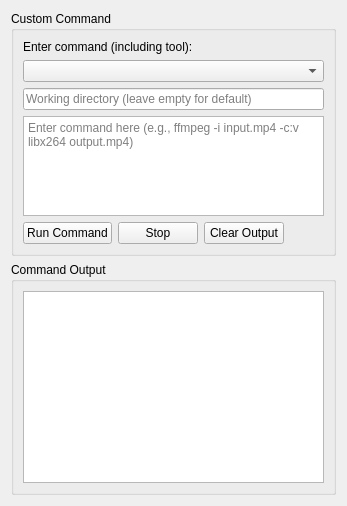
      <widget class="QWidget" name="tabCustom">
       <attribute name="title">
        <string>Custom</string>
       </attribute>
       <layout class="QVBoxLayout" name="verticalLayout_Custom">
        <item>
         <widget class="QGroupBox" name="groupBoxCustomInput">
          <property name="title">
           <string>Custom Command</string>
          </property>
          <layout class="QVBoxLayout" name="verticalLayout_CustomInput">
           <item>
            <widget class="QLabel" name="labelCustomCommand">
             <property name="text">
              <string>Enter command (including tool):</string>
             </property>
            </widget>
           </item>
           <item>
             <widget class="QComboBox" name="comboCustomDropdown">
               <!-- You can add items here later -->
             </widget>
           </item>
           <item>
            <widget class="QLineEdit" name="lineCustomWorkingDir">
             <property name="placeholderText">
              <string>Working directory (leave empty for default)</string>
             </property>
            </widget>
           </item>
           <item>
            <widget class="QTextEdit" name="textCustomCommand">
             <property name="maximumSize">
              <size>
               <width>16777215</width>
               <height>100</height>
              </size>
             </property>
             <property name="placeholderText">
              <string>Enter command here (e.g., ffmpeg -i input.mp4 -c:v libx264 output.mp4)</string>
             </property>
            </widget>
           </item>
           <item>
            <layout class="QHBoxLayout" name="horizontalLayout_CustomButtons">
             <item>
              <widget class="QPushButton" name="btnRunCustomCommand">
               <property name="text">
                <string>Run Command</string>
               </property>
              </widget>
             </item>
             <item>
              <widget class="QPushButton" name="btnStopCustomCommand">
               <property name="text">
                <string>Stop</string>
               </property>
              </widget>
             </item>
             <item>
              <widget class="QPushButton" name="btnClearCustomOutput">
               <property name="text">
                <string>Clear Output</string>
               </property>
              </widget>
             </item>
             <item>
              <spacer name="horizontalSpacer_Custom">
               <property name="orientation">
                <enum>Qt::Orientation::Horizontal</enum>
               </property>
               <property name="sizeHint" stdset="0">
                <size>
                 <width>40</width>
                 <height>20</height>
                </size>
               </property>
              </spacer>
             </item>
            </layout>
           </item>
          </layout>
         </widget>
        </item>
        <item>
         <widget class="QGroupBox" name="groupBoxCustomOutput">
          <property name="title">
           <string>Command Output</string>
          </property>
          <layout class="QVBoxLayout" name="verticalLayout_CustomOutput">
           <item>
            <widget class="QTextEdit" name="textCustomOutput">
             <property name="font">
              <font>
               <family>Courier New</family>
              </font>
             </property>
             <property name="readOnly">
              <bool>true</bool>
             </property>
            </widget>
           </item>
          </layout>
         </widget>
        </item>
       </layout>
      </widget>
